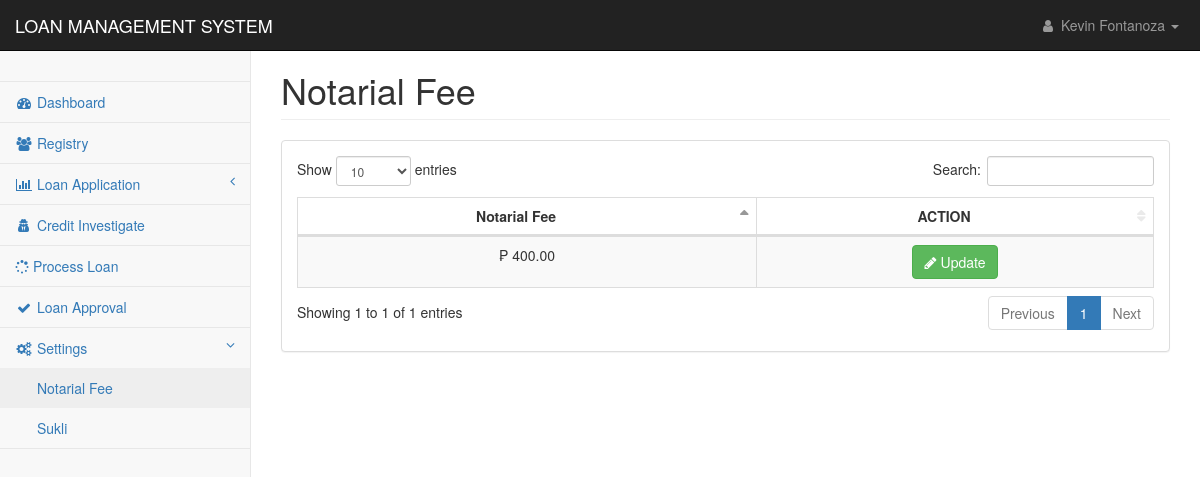
Before: /pages/setting_notarial.php (signed in) with the older database file.
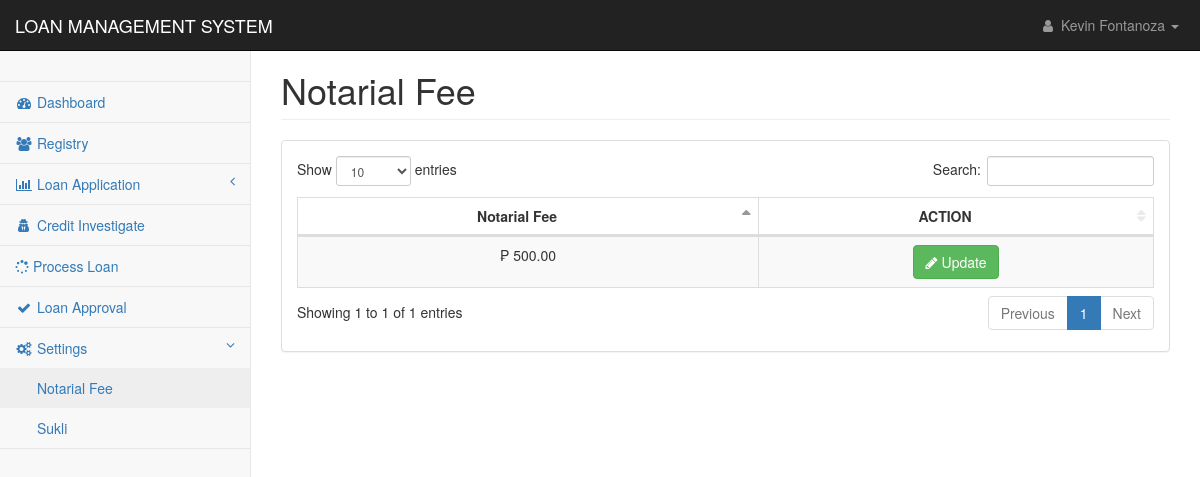
After: the same page with the newer database file.
### tables this page shows
CREATE TABLE `fees` (
  `notarial_id` int(11) DEFAULT NULL,
  `notarial_fee` float NOT NULL
);

### config/conn.php (called while the page is built, shortened)
<?php
class DatabaseConnection
{
    public function connect()
    {
        $conn = new mysqli(DB_HOST,DB_USER,DB_PASSWORD,DB_DATABASE);
        return $this->conn = $conn;
    }
}
?>

### controller/reg_app.php (called while the page is built, shortened)
<?php
require_once('../config/conn.php');
class Registry extends DatabaseConnection {
    function display($table){
        $sql = "SELECT * FROM $table";
        $result = mysqli_query($this->connect(), $sql);
        return $result;
    }
    }
?>

### pages/setting_notarial.php (the view, shortened to what this page needs)
<?php
include('../config/conn.php');
include('../controller/reg_app.php');
if($_SESSION['user_id']){
?>
<!DOCTYPE html>
<html lang="en">
<head>
    <link href="../css/bootstrap.min.css" rel="stylesheet">
    <link href="../css/metisMenu.min.css" rel="stylesheet">
    <link href="../css/dataTables/dataTables.bootstrap.css" rel="stylesheet">
    <link href="../css/dataTables/dataTables.responsive.css" rel="stylesheet">
    <link href="../css/startmin.css" rel="stylesheet">
    <link href="../css/font-awesome.min.css" rel="stylesheet" type="text/css">
</head>
<body>
    <div id="wrapper">
        <?php include('nav.php');?>
        <div id="page-wrapper">
            <div class="container-fluid">
                <div class="row">
                    <div class="col-lg-12">
                        <h1 class="page-header">Notarial Fee</h1>
                    </div>
                </div>
                <div class="row">
                    <div class="col-lg-12">
                        <div class="panel panel-default">
                            <div class="panel-body">
                                <div class="table-responsive">
                                    <table class="table table-striped table-bordered table-hover"
                                        id="dataTables-example">
                                        <thead>
                                            <tr>
                                                <th class="text-center">Notarial Fee</th>
                                                <th class="text-center">ACTION</th>
                                            </tr>
                                        </thead>
                                        <tbody>
                                            <?php
                                                $settings = new Registry();
                                                $result = $settings->display("fees");
                                                foreach($result as $display){
                                            ?>
                                            <tr class="even gradeC">
                                                <td class="text-center">
                                                    <?php  echo  "₱ ".number_format(floatval($display['notarial_fee']),2)??null;?>
                                                </td>
                                                <td class="text-center">
                                                    <a
                                                        href="setting_notarial_update.php?id=<?php echo $display['notarial_id'];?>">
                                                        <button type="button" class="btn btn-success" data-toggle="tooltip"
                                                            data-placement="top" title="Update  ">
                                                            <i class="fa fa-pencil" aria-hidden="true"></i> Update
                                                        </button>
                                                    </a>
                                                </td>
                                            </tr>
                                            <?php
                                                }
                                            ?>
                                        </tbody>
                                    </table>
                                </div>
                            </div>
                        </div>
                    </div>
                </div>
            </div>
        </div>
    </div>
</body>
</html>
<?php
}else{
    header('location: index.php');
}
?>

Changed rows visible on the page:
changed fees: notarial_fee "₱ 400.00" → "₱ 500.00"
